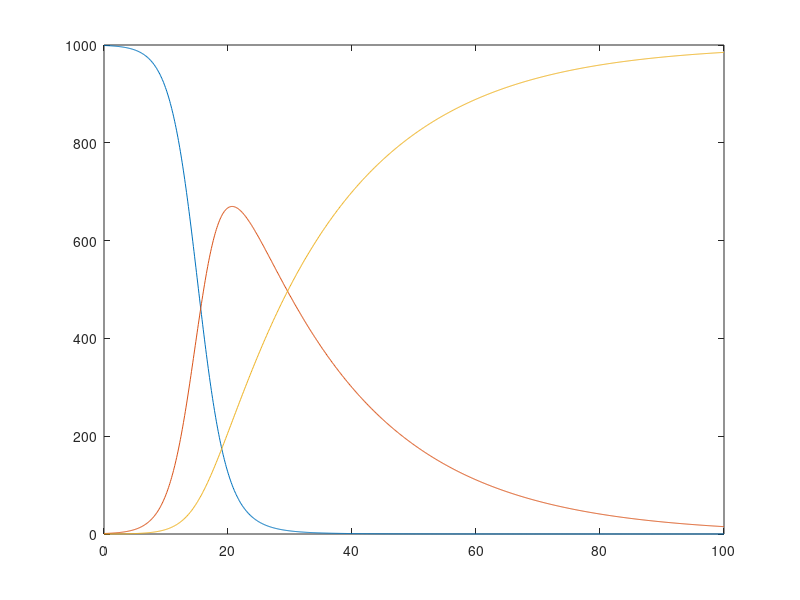

Source code (MATLAB):
clear all
clc

betaa = 0.0005;
gama = 0.05;

f = @(t,S,I,R) (-betaa*S*I);
g = @(t,S,I,R) (betaa*S*I - gama*I);
k = @(t,S,I,R) (gama*I);

t_init = 0;
s_init = 999;
i_init = 1;
r_init = 0;
t_final = 100;
N = 1000;

h = (t_final - t_init)/N;

tvalues = linspace(t_init,t_final,N);

svalues(1) = s_init;
ivalues(1) = i_init;
rvalues(1) = r_init;

for i=1:N-1
  t=tvalues(i);
  S=svalues(i);
  I=ivalues(i);
  R=rvalues(i);

  F1x = f(t,S,I,R);
  F1y = g(t,S,I,R);
  F1z = k(t,S,I,R);

  F2x = f(t + (h/2) , S + (h/2) * F1x, I + h/2 * F1y, R + (h/2) * F1z);
  F2y = g(t + (h/2) , S + (h/2) * F1x, I + h/2 * F1y, R + (h/2) * F1z);
  F2z = k(t + (h/2) , S + (h/2) * F1x, I + h/2 * F1y, R + (h/2) * F1z);

  F3x = f(t + (h/2) , S + (h/2) * F2x, I + h/2 * F2y, R + (h/2) * F2z);
  F3y = g(t + (h/2) , S + (h/2) * F2x, I + h/2 * F2y, R + (h/2) * F2z);
  F3z = k(t + (h/2) , S + (h/2) * F2x, I + h/2 * F2y, R + (h/2) * F2z);

  F4x = f(t+h , S+h * F3x, I+h * F3y, R+h * F3z);
  F4y = g(t+h , S+h * F3x, I+h * F3y, R+h * F3z);
  F4z = k(t+h , S+h * F3x, I+h * F3y, R+h * F3z);

  svalues(i+1) = svalues(i) + h/6 * (F1x + 2*F2x + 2*F3x + F4x);
  ivalues(i+1) = ivalues(i) + h/6 * (F1y + 2*F2y + 2*F3y + F4y);
  rvalues(i+1) = rvalues(i) + h/6 * (F1z + 2*F2z + 2*F3z + F4z);
end

plot(tvalues,svalues,tvalues,ivalues,tvalues,rvalues)
